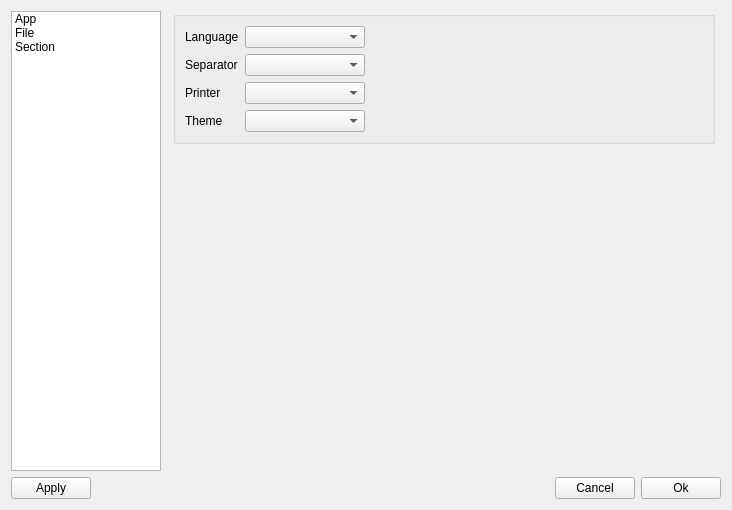
<?xml version="1.0" encoding="UTF-8"?>
<ui version="4.0">
 <class>Preferences</class>
 <widget class="QDialog" name="Preferences">
  <property name="geometry">
   <rect>
    <x>0</x>
    <y>0</y>
    <width>732</width>
    <height>510</height>
   </rect>
  </property>
  <layout class="QGridLayout" name="gridLayout_2">
   <item row="0" column="0">
    <widget class="QListWidget" name="listWidget">
     <property name="sizePolicy">
      <sizepolicy hsizetype="Fixed" vsizetype="Expanding">
       <horstretch>0</horstretch>
       <verstretch>0</verstretch>
      </sizepolicy>
     </property>
     <property name="maximumSize">
      <size>
       <width>150</width>
       <height>16777215</height>
      </size>
     </property>
     <property name="spacing">
      <number>2</number>
     </property>
     <item>
      <property name="text">
       <string>App</string>
      </property>
     </item>
     <item>
      <property name="text">
       <string>File</string>
      </property>
     </item>
     <item>
      <property name="text">
       <string>Section</string>
      </property>
     </item>
    </widget>
   </item>
   <item row="0" column="2">
    <widget class="QStackedWidget" name="stackedWidget">
     <property name="currentIndex">
      <number>0</number>
     </property>
     <widget class="QWidget" name="page">
      <layout class="QGridLayout" name="gridLayout_7">
       <property name="leftMargin">
        <number>0</number>
       </property>
       <property name="topMargin">
        <number>0</number>
       </property>
       <property name="rightMargin">
        <number>0</number>
       </property>
       <property name="bottomMargin">
        <number>0</number>
       </property>
       <item row="0" column="0">
        <widget class="QGroupBox" name="groupBox_3">
         <property name="title">
          <string/>
         </property>
         <layout class="QGridLayout" name="gridLayout">
          <item row="3" column="0">
           <widget class="QLabel" name="label_4">
            <property name="text">
             <string>Theme</string>
            </property>
           </widget>
          </item>
          <item row="1" column="0">
           <widget class="QLabel" name="label_11">
            <property name="text">
             <string>Separator</string>
            </property>
           </widget>
          </item>
          <item row="0" column="1">
           <widget class="ComboBox" name="comboLanguage">
            <property name="minimumSize">
             <size>
              <width>120</width>
              <height>0</height>
             </size>
            </property>
           </widget>
          </item>
          <item row="3" column="1">
           <widget class="ComboBox" name="comboTheme">
            <property name="minimumSize">
             <size>
              <width>120</width>
              <height>0</height>
             </size>
            </property>
           </widget>
          </item>
          <item row="0" column="0">
           <widget class="QLabel" name="label_5">
            <property name="text">
             <string>Language</string>
            </property>
           </widget>
          </item>
          <item row="1" column="1">
           <widget class="ComboBox" name="comboSeparator">
            <property name="minimumSize">
             <size>
              <width>120</width>
              <height>0</height>
             </size>
            </property>
           </widget>
          </item>
          <item row="2" column="0">
           <widget class="QLabel" name="label_2">
            <property name="text">
             <string>Printer</string>
            </property>
           </widget>
          </item>
          <item row="2" column="1">
           <widget class="ComboBox" name="comboPrinter">
            <property name="minimumSize">
             <size>
              <width>120</width>
              <height>0</height>
             </size>
            </property>
           </widget>
          </item>
          <item row="1" column="2">
           <spacer name="horizontalSpacer_13">
            <property name="orientation">
             <enum>Qt::Orientation::Horizontal</enum>
            </property>
            <property name="sizeHint" stdset="0">
             <size>
              <width>660</width>
              <height>17</height>
             </size>
            </property>
           </spacer>
          </item>
         </layout>
        </widget>
       </item>
       <item row="1" column="0">
        <spacer name="verticalSpacer">
         <property name="orientation">
          <enum>Qt::Orientation::Vertical</enum>
         </property>
         <property name="sizeHint" stdset="0">
          <size>
           <width>20</width>
           <height>367</height>
          </size>
         </property>
        </spacer>
       </item>
      </layout>
     </widget>
     <widget class="QWidget" name="page_2">
      <layout class="QGridLayout" name="gridLayout_8">
       <property name="leftMargin">
        <number>0</number>
       </property>
       <property name="topMargin">
        <number>0</number>
       </property>
       <property name="rightMargin">
        <number>0</number>
       </property>
       <property name="bottomMargin">
        <number>0</number>
       </property>
       <item row="0" column="0">
        <widget class="QGroupBox" name="groupBox_4">
         <property name="title">
          <string/>
         </property>
         <layout class="QGridLayout" name="gridLayout_3">
          <item row="0" column="0">
           <widget class="QLabel" name="label">
            <property name="text">
             <string>Company Name</string>
            </property>
           </widget>
          </item>
          <item row="0" column="1">
           <widget class="QLineEdit" name="lineCompanyName">
            <property name="sizePolicy">
             <sizepolicy hsizetype="Preferred" vsizetype="Fixed">
              <horstretch>0</horstretch>
              <verstretch>0</verstretch>
             </sizepolicy>
            </property>
            <property name="minimumSize">
             <size>
              <width>120</width>
              <height>0</height>
             </size>
            </property>
           </widget>
          </item>
          <item row="0" column="2">
           <spacer name="horizontalSpacer_4">
            <property name="orientation">
             <enum>Qt::Orientation::Horizontal</enum>
            </property>
            <property name="sizeHint" stdset="0">
             <size>
              <width>597</width>
              <height>20</height>
             </size>
            </property>
           </spacer>
          </item>
         </layout>
        </widget>
       </item>
       <item row="1" column="0">
        <spacer name="verticalSpacer_2">
         <property name="orientation">
          <enum>Qt::Orientation::Vertical</enum>
         </property>
         <property name="sizeHint" stdset="0">
          <size>
           <width>20</width>
           <height>285</height>
          </size>
         </property>
        </spacer>
       </item>
      </layout>
     </widget>
     <widget class="QWidget" name="page_3">
      <layout class="QGridLayout" name="gridLayout_5">
       <property name="leftMargin">
        <number>0</number>
       </property>
       <property name="topMargin">
        <number>0</number>
       </property>
       <property name="rightMargin">
        <number>0</number>
       </property>
       <property name="bottomMargin">
        <number>0</number>
       </property>
       <property name="verticalSpacing">
        <number>20</number>
       </property>
       <item row="1" column="0" colspan="2">
        <widget class="QGroupBox" name="groupBox_2">
         <property name="title">
          <string/>
         </property>
         <property name="alignment">
          <set>Qt::AlignmentFlag::AlignLeading|Qt::AlignmentFlag::AlignLeft|Qt::AlignmentFlag::AlignTop</set>
         </property>
         <layout class="QGridLayout" name="gridLayout_6">
          <item row="2" column="3">
           <widget class="ComboBox" name="comboDynamicRhs">
            <property name="sizePolicy">
             <sizepolicy hsizetype="Preferred" vsizetype="Fixed">
              <horstretch>0</horstretch>
              <verstretch>0</verstretch>
             </sizepolicy>
            </property>
            <property name="minimumSize">
             <size>
              <width>160</width>
              <height>0</height>
             </size>
            </property>
            <property name="sizeAdjustPolicy">
             <enum>QComboBox::SizeAdjustPolicy::AdjustToContents</enum>
            </property>
           </widget>
          </item>
          <item row="2" column="2">
           <widget class="ComboBox" name="comboOperation">
            <property name="sizePolicy">
             <sizepolicy hsizetype="Preferred" vsizetype="Fixed">
              <horstretch>0</horstretch>
              <verstretch>0</verstretch>
             </sizepolicy>
            </property>
            <property name="minimumSize">
             <size>
              <width>40</width>
              <height>0</height>
             </size>
            </property>
            <property name="maximumSize">
             <size>
              <width>40</width>
              <height>16777215</height>
             </size>
            </property>
           </widget>
          </item>
          <item row="2" column="1">
           <widget class="ComboBox" name="comboDynamicLhs">
            <property name="sizePolicy">
             <sizepolicy hsizetype="Preferred" vsizetype="Fixed">
              <horstretch>0</horstretch>
              <verstretch>0</verstretch>
             </sizepolicy>
            </property>
            <property name="minimumSize">
             <size>
              <width>160</width>
              <height>0</height>
             </size>
            </property>
            <property name="sizeAdjustPolicy">
             <enum>QComboBox::SizeAdjustPolicy::AdjustToContents</enum>
            </property>
           </widget>
          </item>
          <item row="1" column="1">
           <widget class="ComboBox" name="comboStatic">
            <property name="sizePolicy">
             <sizepolicy hsizetype="Preferred" vsizetype="Fixed">
              <horstretch>0</horstretch>
              <verstretch>0</verstretch>
             </sizepolicy>
            </property>
            <property name="minimumSize">
             <size>
              <width>160</width>
              <height>0</height>
             </size>
            </property>
            <property name="sizeAdjustPolicy">
             <enum>QComboBox::SizeAdjustPolicy::AdjustToContents</enum>
            </property>
           </widget>
          </item>
          <item row="2" column="0">
           <widget class="QLineEdit" name="lineDynamic">
            <property name="sizePolicy">
             <sizepolicy hsizetype="Preferred" vsizetype="Fixed">
              <horstretch>0</horstretch>
              <verstretch>0</verstretch>
             </sizepolicy>
            </property>
            <property name="minimumSize">
             <size>
              <width>80</width>
              <height>0</height>
             </size>
            </property>
            <property name="placeholderText">
             <string>Dynamic Label</string>
            </property>
           </widget>
          </item>
          <item row="0" column="0">
           <widget class="QLabel" name="label_6">
            <property name="minimumSize">
             <size>
              <width>80</width>
              <height>0</height>
             </size>
            </property>
            <property name="text">
             <string>Date Format</string>
            </property>
           </widget>
          </item>
          <item row="0" column="1">
           <widget class="ComboBox" name="comboDateFormat">
            <property name="minimumSize">
             <size>
              <width>160</width>
              <height>0</height>
             </size>
            </property>
           </widget>
          </item>
          <item row="1" column="0">
           <widget class="QLineEdit" name="lineStatic">
            <property name="sizePolicy">
             <sizepolicy hsizetype="Preferred" vsizetype="Fixed">
              <horstretch>0</horstretch>
              <verstretch>0</verstretch>
             </sizepolicy>
            </property>
            <property name="minimumSize">
             <size>
              <width>80</width>
              <height>0</height>
             </size>
            </property>
            <property name="placeholderText">
             <string>Static Label</string>
            </property>
           </widget>
          </item>
          <item row="2" column="4" colspan="2">
           <spacer name="horizontalSpacer_6">
            <property name="orientation">
             <enum>Qt::Orientation::Horizontal</enum>
            </property>
            <property name="sizeHint" stdset="0">
             <size>
              <width>40</width>
              <height>20</height>
             </size>
            </property>
           </spacer>
          </item>
          <item row="1" column="2" colspan="4">
           <spacer name="horizontalSpacer_2">
            <property name="orientation">
             <enum>Qt::Orientation::Horizontal</enum>
            </property>
            <property name="sizeHint" stdset="0">
             <size>
              <width>40</width>
              <height>20</height>
             </size>
            </property>
           </spacer>
          </item>
         </layout>
        </widget>
       </item>
       <item row="2" column="0">
        <spacer name="verticalSpacer_3">
         <property name="orientation">
          <enum>Qt::Orientation::Vertical</enum>
         </property>
         <property name="sizeHint" stdset="0">
          <size>
           <width>17</width>
           <height>354</height>
          </size>
         </property>
        </spacer>
       </item>
       <item row="0" column="0" colspan="2">
        <widget class="QGroupBox" name="groupBox">
         <property name="title">
          <string/>
         </property>
         <layout class="QGridLayout" name="gridLayout_4">
          <item row="0" column="0">
           <widget class="QLabel" name="labelDefaultUnit">
            <property name="text">
             <string>Default Unit</string>
            </property>
           </widget>
          </item>
          <item row="2" column="0">
           <widget class="QLabel" name="labelDocumentDir">
            <property name="text">
             <string>Document Dir</string>
            </property>
           </widget>
          </item>
          <item row="3" column="0">
           <widget class="QLabel" name="labelAmountDecimal">
            <property name="text">
             <string>Amount Decimal</string>
            </property>
           </widget>
          </item>
          <item row="2" column="3">
           <widget class="QPushButton" name="pBtnResetDocumentDir">
            <property name="text">
             <string>Reset</string>
            </property>
           </widget>
          </item>
          <item row="0" column="1" colspan="2">
           <widget class="ComboBox" name="comboDefaultUnit">
            <property name="minimumSize">
             <size>
              <width>120</width>
              <height>0</height>
             </size>
            </property>
           </widget>
          </item>
          <item row="2" column="4">
           <spacer name="horizontalSpacer_5">
            <property name="orientation">
             <enum>Qt::Orientation::Horizontal</enum>
            </property>
            <property name="sizeHint" stdset="0">
             <size>
              <width>397</width>
              <height>20</height>
             </size>
            </property>
           </spacer>
          </item>
          <item row="2" column="1" colspan="2">
           <widget class="QPushButton" name="pBtnDocumentDir">
            <property name="sizePolicy">
             <sizepolicy hsizetype="Preferred" vsizetype="Fixed">
              <horstretch>0</horstretch>
              <verstretch>0</verstretch>
             </sizepolicy>
            </property>
            <property name="minimumSize">
             <size>
              <width>120</width>
              <height>0</height>
             </size>
            </property>
            <property name="text">
             <string/>
            </property>
           </widget>
          </item>
          <item row="4" column="0">
           <widget class="QLabel" name="labelCommonDecimal">
            <property name="text">
             <string>Common Decimal</string>
            </property>
           </widget>
          </item>
          <item row="3" column="2">
           <widget class="SpinBox" name="spinAmountDecimal">
            <property name="sizePolicy">
             <sizepolicy hsizetype="Preferred" vsizetype="Fixed">
              <horstretch>0</horstretch>
              <verstretch>0</verstretch>
             </sizepolicy>
            </property>
            <property name="minimumSize">
             <size>
              <width>60</width>
              <height>0</height>
             </size>
            </property>
            <property name="frame">
             <bool>false</bool>
            </property>
            <property name="alignment">
             <set>Qt::AlignmentFlag::AlignRight|Qt::AlignmentFlag::AlignTrailing|Qt::AlignmentFlag::AlignVCenter</set>
            </property>
            <property name="stepType">
             <enum>QAbstractSpinBox::StepType::AdaptiveDecimalStepType</enum>
            </property>
           </widget>
          </item>
          <item row="4" column="2">
           <widget class="SpinBox" name="spinCommonDecimal">
            <property name="sizePolicy">
             <sizepolicy hsizetype="Preferred" vsizetype="Fixed">
              <horstretch>0</horstretch>
              <verstretch>0</verstretch>
             </sizepolicy>
            </property>
            <property name="minimumSize">
             <size>
              <width>60</width>
              <height>0</height>
             </size>
            </property>
            <property name="frame">
             <bool>false</bool>
            </property>
            <property name="alignment">
             <set>Qt::AlignmentFlag::AlignRight|Qt::AlignmentFlag::AlignTrailing|Qt::AlignmentFlag::AlignVCenter</set>
            </property>
           </widget>
          </item>
         </layout>
        </widget>
       </item>
      </layout>
     </widget>
    </widget>
   </item>
   <item row="1" column="0" colspan="4">
    <layout class="QHBoxLayout" name="horizontalLayout">
     <item>
      <widget class="QPushButton" name="pBtnApply">
       <property name="text">
        <string>Apply</string>
       </property>
      </widget>
     </item>
     <item>
      <spacer name="horizontalSpacer">
       <property name="orientation">
        <enum>Qt::Orientation::Horizontal</enum>
       </property>
       <property name="sizeHint" stdset="0">
        <size>
         <width>40</width>
         <height>20</height>
        </size>
       </property>
      </spacer>
     </item>
     <item>
      <widget class="QPushButton" name="pBtnCancel">
       <property name="text">
        <string>Cancel</string>
       </property>
      </widget>
     </item>
     <item>
      <widget class="QPushButton" name="pBtnOk">
       <property name="text">
        <string>Ok</string>
       </property>
      </widget>
     </item>
    </layout>
   </item>
  </layout>
 </widget>
 <customwidgets>
  <customwidget>
   <class>ComboBox</class>
   <extends>QComboBox</extends>
   <header location="global">widget/combobox.h</header>
  </customwidget>
  <customwidget>
   <class>SpinBox</class>
   <extends>QSpinBox</extends>
   <header location="global">widget/spinbox.h</header>
  </customwidget>
 </customwidgets>
 <resources/>
 <connections>
  <connection>
   <sender>pBtnCancel</sender>
   <signal>clicked()</signal>
   <receiver>Preferences</receiver>
   <slot>reject()</slot>
   <hints>
    <hint type="sourcelabel">
     <x>846</x>
     <y>526</y>
    </hint>
    <hint type="destinationlabel">
     <x>625</x>
     <y>481</y>
    </hint>
   </hints>
  </connection>
  <connection>
   <sender>pBtnOk</sender>
   <signal>clicked()</signal>
   <receiver>Preferences</receiver>
   <slot>accept()</slot>
   <hints>
    <hint type="sourcelabel">
     <x>899</x>
     <y>526</y>
    </hint>
    <hint type="destinationlabel">
     <x>680</x>
     <y>438</y>
    </hint>
   </hints>
  </connection>
  <connection>
   <sender>listWidget</sender>
   <signal>currentRowChanged(int)</signal>
   <receiver>stackedWidget</receiver>
   <slot>setCurrentIndex(int)</slot>
   <hints>
    <hint type="sourcelabel">
     <x>81</x>
     <y>211</y>
    </hint>
    <hint type="destinationlabel">
     <x>248</x>
     <y>209</y>
    </hint>
   </hints>
  </connection>
 </connections>
</ui>
